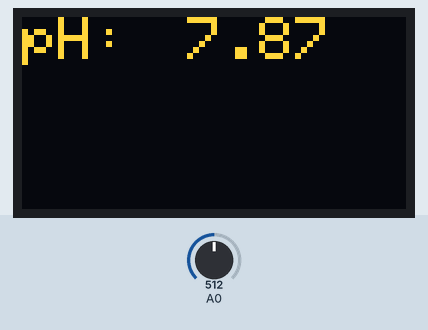
Recording of a sketch running on a simulated Arduino Uno, built with avr-gcc and run on an emulated ATmega328P. Parts: 128×64 one-colour display. Inputs (shaded band) come from the test bench; at power-on: A0 = 512. The OLED is the two-colour kind (top 16 rows yellow); what the sketch prints to the serial monitor is not drawn.

Above: at 1.4 s.
1.5 s: A0 set to 716
At 2.7 s:
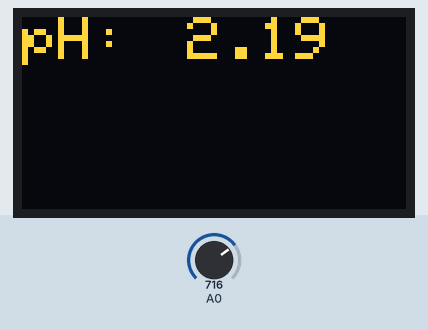
3.3 s: A0 set to 900
At 4.2 s:
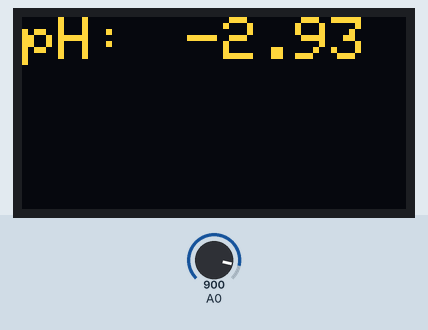
5.3 s: A0 set to 1023
At 6.9 s:
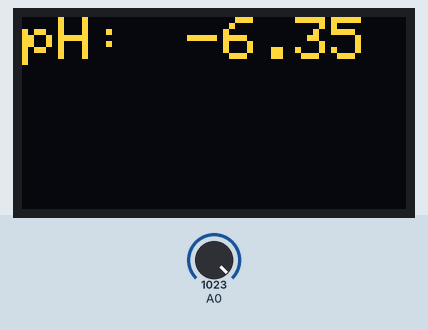
Timing chart, 0 to 8.4 s (numbered marks = the images above; inputs shaded):
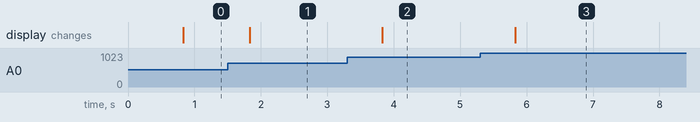

The sketch:

arduino_sketch.ino
```cpp
// Northrop Grumman Innovation Lab
// East Coast
// December 2023

#include <Wire.h>
#include <Adafruit_GFX.h>
#include <Adafruit_SSD1306.h>

float calibration_value = 21.34 + 0.78;
int phval = 0;
unsigned long avgval = 0;
int buffer_arr[10], temp;

float ph_act;

#define SCREEN_WIDTH 128
#define SCREEN_HEIGHT 64

#define OLED_RESET -1
Adafruit_SSD1306 display(SCREEN_WIDTH, SCREEN_HEIGHT, &Wire, OLED_RESET);

unsigned long previousMillis = 0;
const unsigned long interval = 500; // Interval in milliseconds

void setup() {
  Wire.begin();
  Serial.begin(9600);
  display.begin(SSD1306_SWITCHCAPVCC, 0x3C);
  display.clearDisplay();
  display.setTextColor(WHITE);
}

void loop() {
  unsigned long currentMillis = millis();

  if (currentMillis - previousMillis >= interval) {
    previousMillis = currentMillis;

    for (int i = 0; i < 10; i++) {
      buffer_arr[i] = analogRead(A0);
      delay(30);
    }

    for (int i = 0; i < 9; i++) {
      for (int j = i + 1; j < 10; j++) {
        if (buffer_arr[i] > buffer_arr[j]) {
          temp = buffer_arr[i];
          buffer_arr[i] = buffer_arr[j];
          buffer_arr[j] = temp;
        }
      }
    }

    avgval = 0;
    for (int i = 2; i < 8; i++) {
      avgval += buffer_arr[i];
    }

    float volt = (float)avgval * 5.0 / 1024 / 6;
    ph_act = -5.70 * volt + calibration_value;

    Serial.println("pH Val: ");
    Serial.print(ph_act);
    display_pHValue();
  }
}

void display_pHValue() {
  // Display pH value on the OLED display
  display.clearDisplay();
  display.setTextSize(2);
  display.setCursor(0, 0);
  display.print("pH:");

  display.setTextSize(2);
  display.setCursor(55, 0);
  display.print(ph_act);

  display.display();
}
```

Measured:
- after the input at 1.5 s, the display: changes after 0.33 s (image 1)
- after the input at 3.3 s, the display: changes after 0.53 s (image 2)
- after the input at 5.3 s, the display: changes after 0.53 s (image 3)
